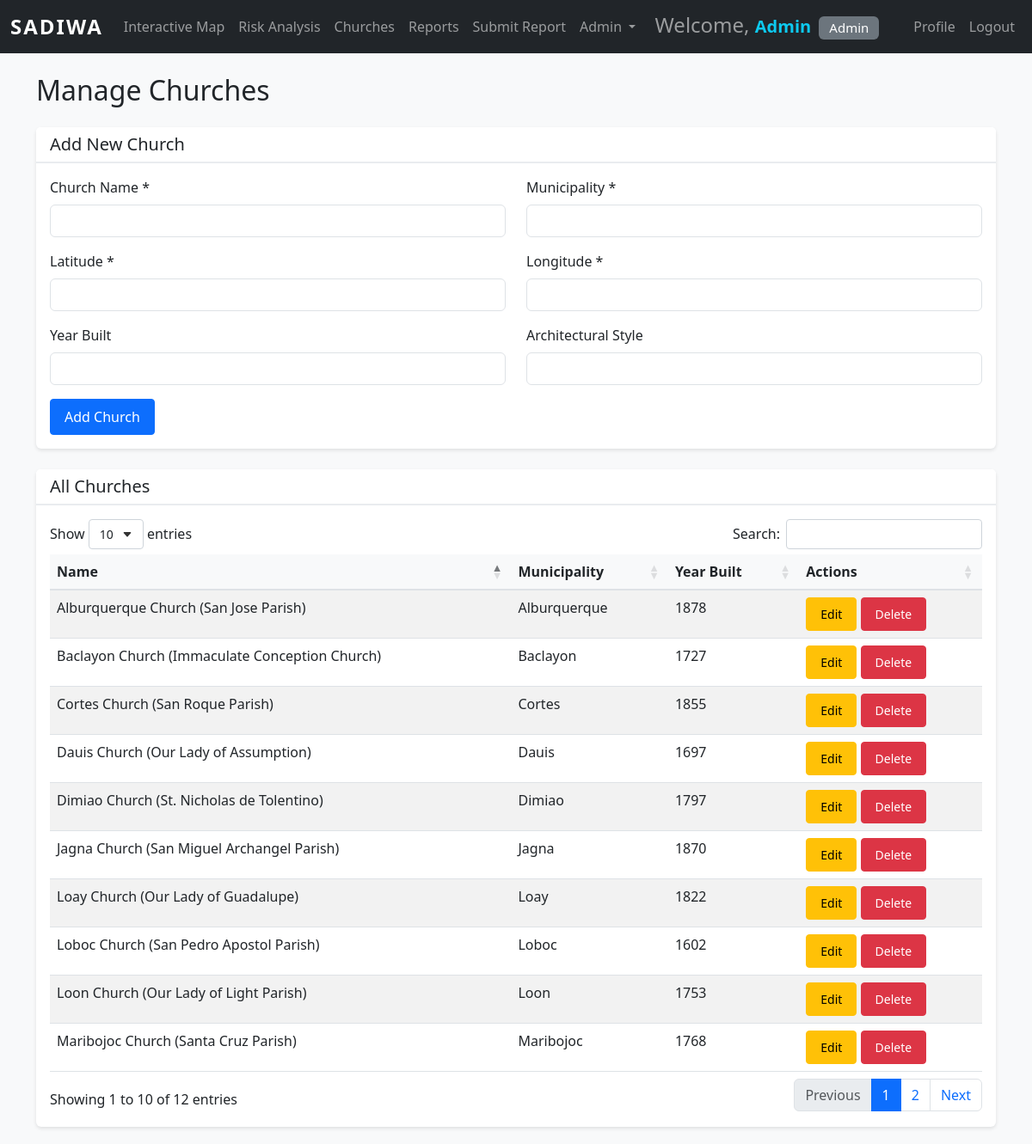
Page /manage_churches.php (signed in) on the committed database.
### tables this page shows
CREATE TABLE IF NOT EXISTS Churches (
    church_id INT AUTO_INCREMENT PRIMARY KEY,
    name VARCHAR(255) NOT NULL,
    municipality VARCHAR(100) NOT NULL,
    latitude DECIMAL(10, 8) NOT NULL,
    longitude DECIMAL(11, 8) NOT NULL,
    year_built INT,
    architectural_style VARCHAR(100),
    created_at TIMESTAMP DEFAULT CURRENT_TIMESTAMP
);

### church.php (called while the page is built, shortened)
<?php
function getAllChurches() {
    $conn = getDBConnection();
    $stmt = $conn->prepare("SELECT * FROM Churches ORDER BY name");
    $stmt->execute();
    $result = $stmt->get_result();
    $churches = $result->fetch_all(MYSQLI_ASSOC);
    return $churches;
}
?>

### manage_churches.php (the view, shortened to what this page needs)
<?php
require_once '../functions/church.php';
$churches = getAllChurches();
$editChurch = null;
?>
<!DOCTYPE html>
<html lang="en">
<head>
    <link href="https://cdn.jsdelivr.net/npm/bootstrap@5.3.0/dist/css/bootstrap.min.css" rel="stylesheet">
    <link rel="stylesheet" href="https://cdn.datatables.net/1.13.6/css/dataTables.bootstrap5.min.css">
    <link rel="stylesheet" href="../assets/css/style.css">
</head>
<body>
    <?php include 'includes/navbar.php'; ?>
    <div class="container mt-4">
        <h2 class="mb-4">Manage Churches</h2>
        <div class="card mb-4">
            <div class="card-header">
                <h5 class="mb-0"><?php echo $editChurch ? 'Edit Church' : 'Add New Church'; ?></h5>
            </div>
            <div class="card-body">
                <form method="POST">
                    <div class="row">
                        <div class="col-md-6 mb-3">
                            <label for="name" class="form-label">Church Name *</label>
                            <input type="text" class="form-control" id="name" name="name"
                                   value="<?php echo $editChurch ? htmlspecialchars($editChurch['name']) : ''; ?>" required>
                        </div>
                        <div class="col-md-6 mb-3">
                            <label for="municipality" class="form-label">Municipality *</label>
                            <input type="text" class="form-control" id="municipality" name="municipality"
                                   value="<?php echo $editChurch ? htmlspecialchars($editChurch['municipality']) : ''; ?>" required>
                        </div>
                    </div>
                    <div class="row">
                        <div class="col-md-6 mb-3">
                            <label for="latitude" class="form-label">Latitude *</label>
                            <input type="number" step="0.00000001" class="form-control" id="latitude" name="latitude"
                                   value="<?php echo $editChurch ? $editChurch['latitude'] : ''; ?>" required>
                        </div>
                        <div class="col-md-6 mb-3">
                            <label for="longitude" class="form-label">Longitude *</label>
                            <input type="number" step="0.00000001" class="form-control" id="longitude" name="longitude"
                                   value="<?php echo $editChurch ? $editChurch['longitude'] : ''; ?>" required>
                        </div>
                    </div>
                    <div class="row">
                        <div class="col-md-6 mb-3">
                            <label for="year_built" class="form-label">Year Built</label>
                            <input type="number" class="form-control" id="year_built" name="year_built"
                                   value="<?php echo $editChurch ? $editChurch['year_built'] : ''; ?>">
                        </div>
                        <div class="col-md-6 mb-3">
                            <label for="architectural_style" class="form-label">Architectural Style</label>
                            <input type="text" class="form-control" id="architectural_style" name="architectural_style"
                                   value="<?php echo $editChurch ? htmlspecialchars($editChurch['architectural_style']) : ''; ?>">
                        </div>
                    </div>
                    <div class="d-flex gap-2">
                        <button type="submit" class="btn btn-primary"><?php echo $editChurch ? 'Update' : 'Add'; ?> Church</button>
                    </div>
                </form>
            </div>
        </div>
        <div class="card">
            <div class="card-header">
                <h5 class="mb-0">All Churches</h5>
            </div>
            <div class="card-body">
                <div class="table-responsive">
                    <table id="churchesTable" class="table table-striped">
                        <thead>
                            <tr>
                                <th>Name</th>
                                <th>Municipality</th>
                                <th>Year Built</th>
                                <th>Actions</th>
                            </tr>
                        </thead>
                        <tbody>
                            <?php foreach ($churches as $church): ?>
                            <tr>
                                <td><?php echo htmlspecialchars($church['name']); ?></td>
                                <td><?php echo htmlspecialchars($church['municipality']); ?></td>
                                <td><?php echo htmlspecialchars($church['year_built'] ?? 'Unknown'); ?></td>
                                <td>
                                    <a href="?edit=<?php echo $church['church_id']; ?>" class="btn btn-sm btn-warning">Edit</a>
                                    <form method="POST" style="display: inline;" onsubmit="return confirm('Are you sure you want to delete this church?');">
                                        <button type="submit" class="btn btn-sm btn-danger">Delete</button>
                                    </form>
                                </td>
                            </tr>
                            <?php endforeach; ?>
                        </tbody>
                    </table>
                </div>
            </div>
        </div>
    </div>
</body>
</html>

### style.css (style rules this page uses)
body { font-family: 'Segoe UI', Tahoma, Geneva, Verdana, sans-serif; background-color: #f8f9fa; }
.card { border: none; box-shadow: 0 2px 4px rgba(0,0,0,0.1); margin-bottom: 20px; }
.card-header { background-color: #fff; border-bottom: 2px solid #e9ecef; font-weight: 600; }
.table th { background-color: #f8f9fa; font-weight: 600; border-bottom: 2px solid #dee2e6; }
.btn { border-radius: 4px; padding: 8px 16px; }
.btn-primary { background-color: #0d6efd; border-color: #0d6efd; }

### rows in the picture
churches: name "Alburquerque Church (San Jose Parish)", municipality "Alburquerque", year_built "1878"
churches: name "Baclayon Church (Immaculate Conception Church)", municipality "Baclayon", year_built "1727"
churches: name "Cortes Church (San Roque Parish)", municipality "Cortes", year_built "1855"
churches: name "Dauis Church (Our Lady of Assumption)", municipality "Dauis", year_built "1697"
churches: name "Dimiao Church (St. Nicholas de Tolentino)", municipality "Dimiao", year_built "1797"
churches: name "Jagna Church (San Miguel Archangel Parish)", municipality "Jagna", year_built "1870"
churches: name "Loay Church (Our Lady of Guadalupe)", municipality "Loay", year_built "1822"
churches: name "Loboc Church (San Pedro Apostol Parish)", municipality "Loboc", year_built "1602"
churches: name "Loon Church (Our Lady of Light Parish)", municipality "Loon", year_built "1753"
churches: name "Maribojoc Church (Santa Cruz Parish)", municipality "Maribojoc", year_built "1768"

### other values in the picture
$_SESSION['username'] "Admin"
$_SESSION['role'] "Admin"
